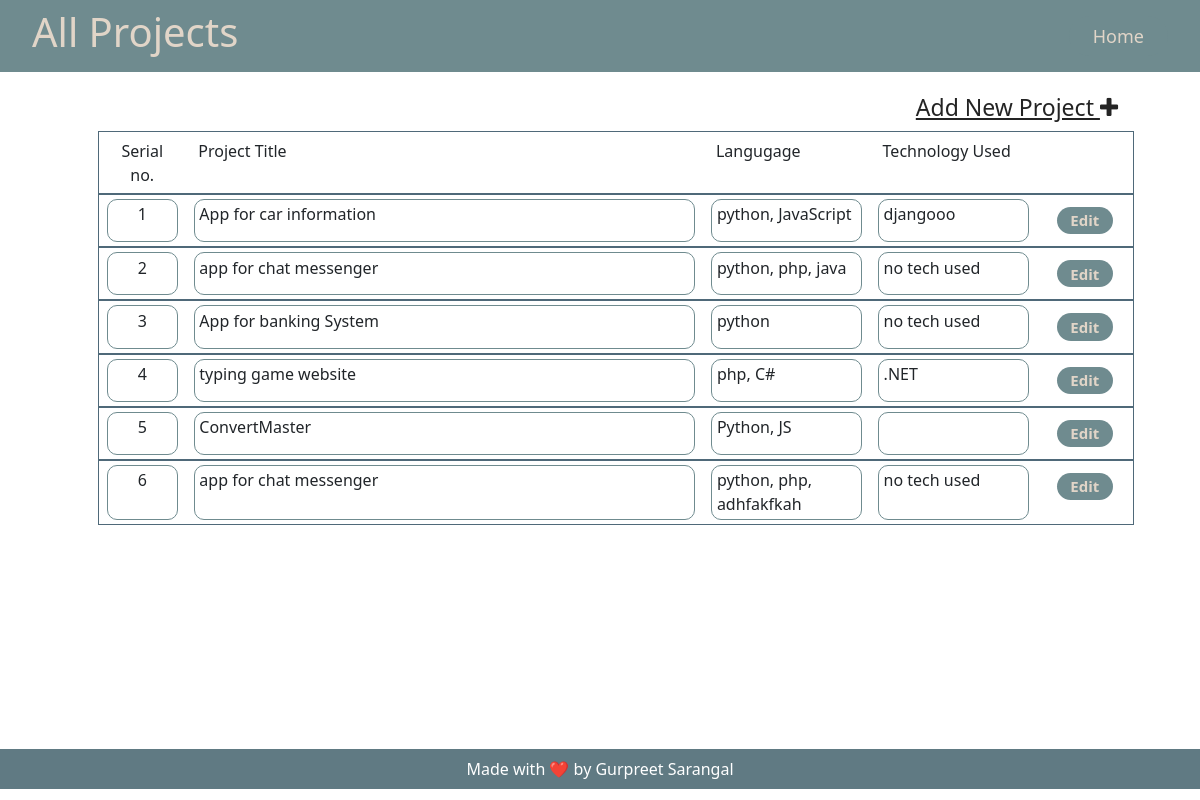
The page /staff/allprojects/ (signed in) on the database as committed earlier.
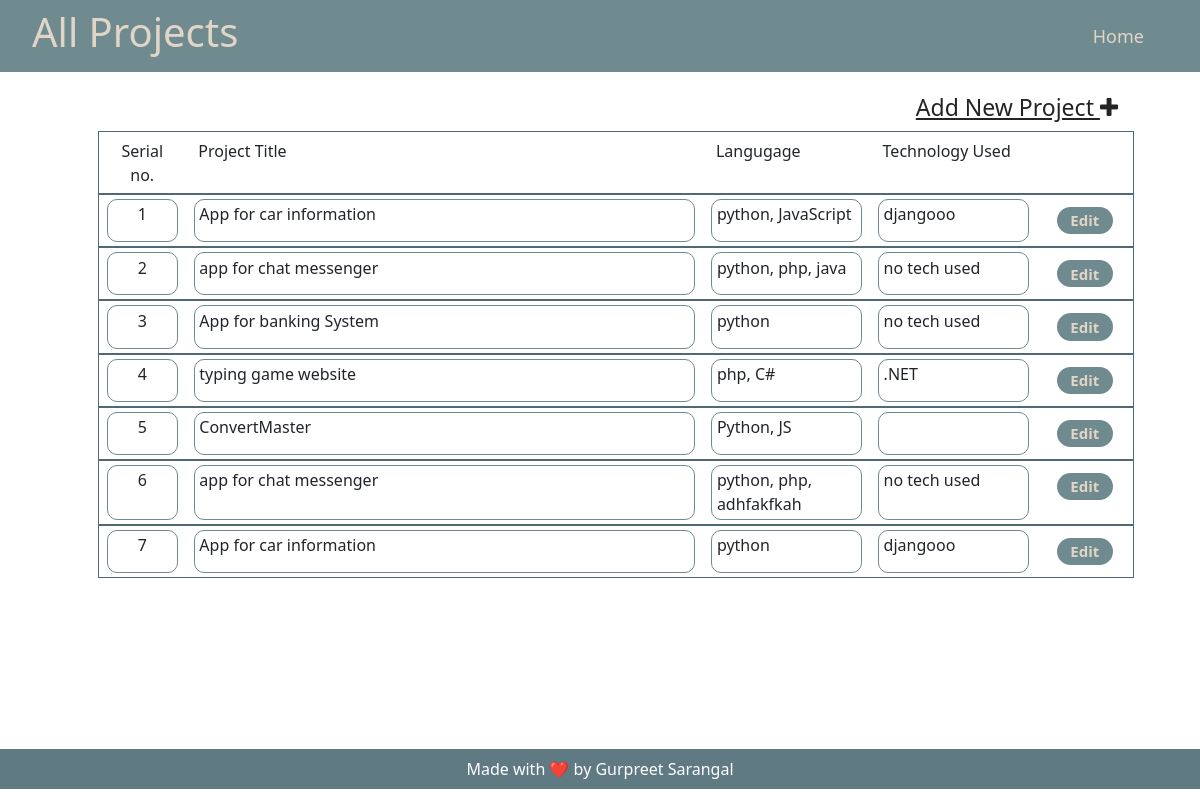
The same page on the database as committed later.
### collegeAdmin/models.py (models this page shows, shortened)
class project(models.Model):
    name = models.CharField(max_length=100)
    language = models.CharField(max_length=60)
    tech = models.CharField(max_length=60)

### staff/views.py (the view)
# urls.py: path('allprojects/', views.all_projects, name="all-project"),
@login_required
def all_projects(request):
    context = {
        "css":"all_project.css",
        "projects": [
        ]
    }
    all_projects = project.objects.all()
    for pro in all_projects:
        proj_details = {
            "id": pro.id,
            "name":pro.name,
            "lang":pro.language,
            "tech":pro.tech,
        }
        context["projects"].append(proj_details)
    return render(request, "all_project.html",context)

### staff/templates/all_project.html (shortened to what this page needs)
{% extends 'base.html' %}
{% block navbar %}
{% include 'header.html' %}
{% endblock navbar %}
{% block body %}
<div class="container main-content">
    <div class="new-project">
        <a href="{% url 'add-project'%}">
            Add New Project <i class="fa fa-plus"></i>
        </a>
    </div>
    <div class="all-projects-list">
        <ul>
            <li>
                <div class="project-details">
                    <div class="project-id" style="border : none !important;">
                        Serial no.
                    </div>
                    <div class="project-name" style="border : none !important;">
                        Project Title
                    </div>
                    <div class="project-language" style="border : none !important;">
                        Langugage
                    </div>
                    <div class="project-tech" style="border : none !important;">
                        Technology Used
                    </div>
                    <div class="edit-project ">
                    </div>
                </div>
            </li>
            {% for project in projects %}
                <li>
                    <div class="project-details">
                        <div class="project-id">
                            {{ forloop.counter }}
                        </div>
                        <div class="project-name">
                            {{ project.name }}
                        </div>
                        <div class="project-language">
                            {{ project.lang }}
                        </div>
                        <div class="project-tech">
                            {{ project.tech }}
                        </div>
                        <div class="edit-project ">
                            <a href="{% url 'home' %}editproject/{{project.id}}">Edit</a>
                        </div>
                    </div>
                </li>
            {% endfor %}
        </ul>
    </div>
</div>
{% endblock body %}
{% block footer %}
{% include 'footer.html' %}
{% endblock footer %}

Rows that differ between the two databases and show on the page:
added project: name "App for car information", lang "python", tech "djangooo"
Other text that changed with them:
new list line: "7 Edit"
